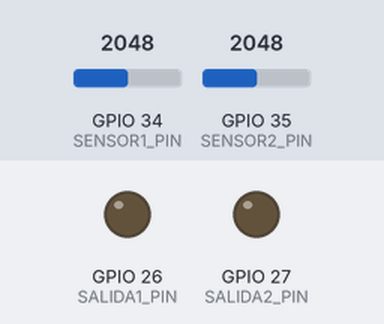
Bench run of a sketch on a simulated ESP32. Parts: output pins drawn as LEDs (lit = HIGH). The test bench sets the inputs (shaded band); at power-on: GPIO 34 (SENSOR1_PIN) = 2048, GPIO 35 (SENSOR2_PIN) = 2048. WiFi joins after 1.5 s; servers stay silent unless stated; web services answer with replies made up by the test bench; what the sketch prints to the serial monitor is not drawn.

Above: at 0.1 s.
At 1.6 s:
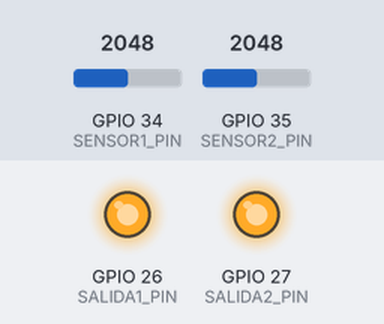
Timing chart, 0 to 3.1 s (numbered marks = the images above):
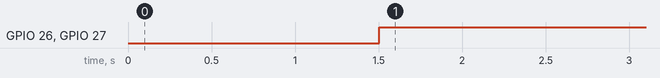

The sketch:

codigo_proyecto_esp32.ino
```cpp
#include <WiFi.h>
#include <HTTPClient.h>
#include "funciones.h"

// Configuración de macros para WiFi y ThingSpeak
#define WIFI_SSID     "UCB"
#define WIFI_PASSWORD "IKb4rmBX2p8SNduLP0iIBxX#_"
#define TS_SERVER     "http://api.thingspeak.com/update"
#define TS_API_KEY    "Z520QZQNSWXBQVS3"

// Configuración de macros para pines y parámetros
#define SENSOR1_PIN   34 // GPIO34
#define SENSOR2_PIN   35 // GPIO35
#define SALIDA1_PIN   26 // GPIO26
#define SALIDA2_PIN   27 // GPIO27
#define DELAY_MS      3000
#define UMBRAL_HUMEDAD 3000 // Umbral de humedad (%)
#define BAUDRATE 115200
#define SENSOR_SECO   4095 // Valor leído con suelo completamente seco
#define SENSOR_HUMEDO 2500 // Valor leído con suelo completamente húmedo

void setup() {
    Serial.begin(BAUDRATE);
    inicializarPines(SALIDA1_PIN, SALIDA2_PIN);
    conectarWiFi(WIFI_SSID, WIFI_PASSWORD);
}

void loop() {
    int lectura1 = leerSensor(SENSOR1_PIN);
    int lectura2 = leerSensor(SENSOR2_PIN);

    float humedad1 = convertirHumedad(lectura1, SENSOR_SECO, SENSOR_HUMEDO);
    float humedad2 = convertirHumedad(lectura2, SENSOR_SECO, SENSOR_HUMEDO);

    imprimirLecturas(humedad1, humedad2);

    controlarSalida(humedad1, SALIDA1_PIN, UMBRAL_HUMEDAD);
    controlarSalida(humedad2, SALIDA2_PIN, UMBRAL_HUMEDAD);

    enviarDatosThingSpeak(TS_SERVER, TS_API_KEY, humedad1, humedad2);

    delay(DELAY_MS);
}
```

funciones.cpp
```cpp
#include <WiFi.h>
#include <HTTPClient.h>
#include "funciones.h"

void conectarWiFi(const char* ssid, const char* password) {
    Serial.print("Conectando a WiFi...");
    WiFi.begin(ssid, password);
    while (WiFi.status() != WL_CONNECTED) {
        delay(500);
        Serial.print(".");
    }
    Serial.println(" Conectado a WiFi.");
}

void inicializarPines(int pin1, int pin2) {
    pinMode(pin1, OUTPUT);
    pinMode(pin2, OUTPUT);
}

int leerSensor(int pin) {
    return analogRead(pin);
}

float convertirHumedad(int lectura, int seco, int humedo) {
    if (lectura > seco) lectura = seco;
    if (lectura < humedo) lectura = humedo;
    return 100.0 * (float)(seco - lectura) / (seco - humedo);
}

void imprimirLecturas(float humedad1, float humedad2) {
    Serial.print("Humedad Sensor 1: ");
    Serial.print(humedad1);
    Serial.println("%");
    Serial.print("Humedad Sensor 2: ");
    Serial.print(humedad2);
    Serial.println("%");
}

void controlarSalida(float humedad, int pinSalida, int umbral) {
    if (humedad < umbral) {
        digitalWrite(pinSalida, HIGH);
        Serial.println("Salida activada.");
    } else {
        digitalWrite(pinSalida, LOW);
        Serial.println("Salida desactivada.");
    }
}

void enviarDatosThingSpeak(const char* server, const String& apiKey, float humedad1, float humedad2) {
    if (WiFi.status() == WL_CONNECTED) {
        HTTPClient http;
        String url = String(server) + "?api_key=" + apiKey +
                     "&field1=" + String(humedad1, 2) +
                     "&field2=" + String(humedad2, 2);

        http.begin(url);
        int httpCode = http.GET();
        if (httpCode > 0) {
            Serial.println("Datos enviados a ThingSpeak.");
        } else {
            Serial.println("Error al enviar datos a ThingSpeak.");
        }
        http.end();
    } else {
        Serial.println("WiFi desconectado. No se pudieron enviar los datos.");
    }
}
```

funciones.h
```cpp
#ifndef FUNCIONES_H
#define FUNCIONES_H

void conectarWiFi(const char* ssid, const char* password);
void inicializarPines(int pin1, int pin2);
int leerSensor(int pin);
float convertirHumedad(int lectura, int seco, int humedo);
void imprimirLecturas(float humedad1, float humedad2);
void controlarSalida(float humedad, int pinSalida, int umbral);
void enviarDatosThingSpeak(const char* server, const String& apiKey, float humedad1, float humedad2);

#endif // FUNCIONES_H
```

Measured:
- by itself, GPIO 26 (SALIDA1_PIN), GPIO 27 (SALIDA2_PIN): LOW → HIGH at 1.5 s
